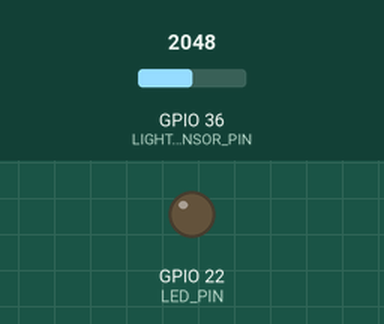
Recording of a sketch running on a simulated ESP32. Shown: output pins drawn as LEDs (lit = HIGH). Inputs (shaded band) come from the test bench; at power-on: GPIO 36 (LIGHT_SENSOR_PIN) = 2048.

Above: at 1.2 s.
1.3 s: GPIO 36 (LIGHT_SENSOR_PIN) set to 523
2.8 s: GPIO 36 (LIGHT_SENSOR_PIN) set to 475
At 3.6 s:
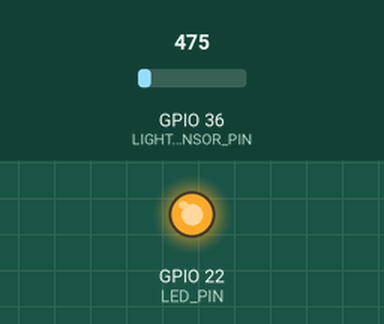
4.3 s: GPIO 36 (LIGHT_SENSOR_PIN) set to 540
At 4.8 s:
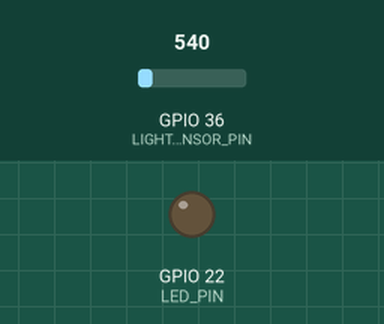
5.8 s: GPIO 36 (LIGHT_SENSOR_PIN) set to 491
At 7.1 s:
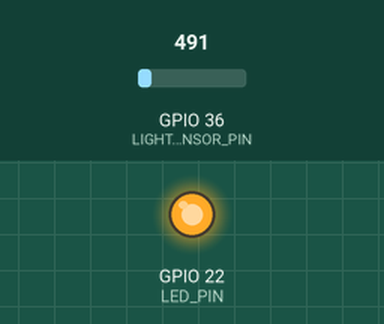
Timing chart, 0 to 8.3 s (numbered marks = the images above; inputs shaded):
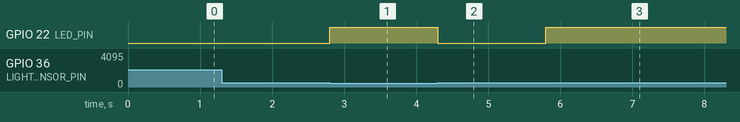

The sketch:

LDR_WITH_LED_TEST.ino
```cpp
#define LIGHT_SENSOR_PIN  36  // ESP32 pin GIOP36 (ADC0) connected to light sensor
#define LED_PIN           22  // ESP32 pin GIOP22 connected to LED
#define ANALOG_THRESHOLD  500

void setup() {
  pinMode(LED_PIN, OUTPUT); // set ESP32 pin to output mode
}

void loop() {
  int analogValue = analogRead(LIGHT_SENSOR_PIN); // read the value on analog pin

  if (analogValue < ANALOG_THRESHOLD)
    digitalWrite(LED_PIN, HIGH); // turn on LED
  else
    digitalWrite(LED_PIN, LOW);  // turn off LED
}
```

Measured:
- the behaviour switches between 500 and 499 on GPIO 36 (LIGHT_SENSOR_PIN) (found by bisection; images 0 and 1)
- after the input at 1.3 s, every drawn part: stays the same
- after the input at 2.8 s, GPIO 22 (LED_PIN): LOW → HIGH at once
- after the input at 4.3 s, GPIO 22 (LED_PIN): HIGH → LOW at once
- after the input at 5.8 s, GPIO 22 (LED_PIN): LOW → HIGH at once
